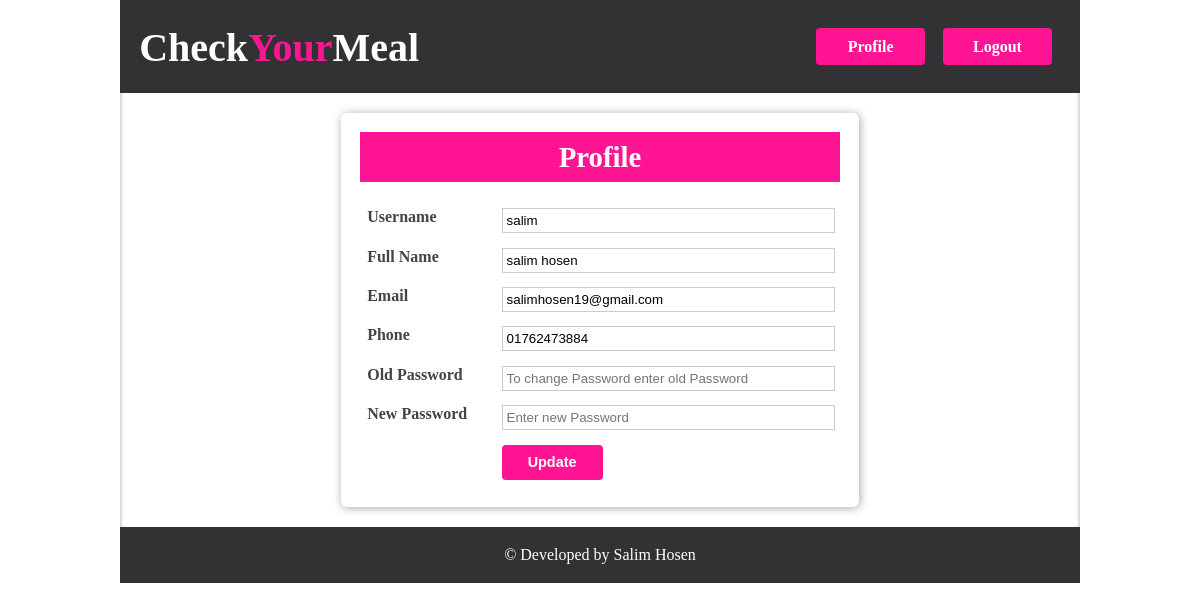
Screenshot of /profile.php?pId=1 (signed in) with the database file from the repository.
### tables this page shows
CREATE TABLE `usr_reg` (
  `regId` int(11) NOT NULL,
  `userName` varchar(255) DEFAULT NULL,
  `fullName` varchar(255) DEFAULT NULL,
  `email` varchar(255) DEFAULT NULL,
  `phone` varchar(255) DEFAULT NULL,
  `pass` varchar(255) DEFAULT NULL,
  `rePass` varchar(255) DEFAULT NULL
);

### admin/classes/Register.php (called while the page is built, shortened)
<?php
	class Register{
		private $db;
		public function __construct(){
			$this->db = new Database();
		}
		public function getUserInfo($pId){
			$query = "select * from usr_reg where regId = '$pId' limit 1";
			$res = $this->db->select($query);
			return $res;
		}
	}
?>

### admin/lib/Database.php (called while the page is built, shortened)
<?php
	class Database{
		private $db_user = DB_USER;
		private $db_name = DB_NAME;
		private $db_pass = DB_PASS;
		private $db_host = DB_HOST;
		public $link;
		public function dbCon(){
			$this->link = new mysqli($this->db_host,$this->db_user,$this->db_pass,$this->db_name);
		}
		public function select($query){
			$res = $this->link->query($query)or die("Connection Fail".$this->link->error.__LINE__);
			if(mysqli_num_rows($res)>0){
				return $res;
			}else{
				return false;
			}
		}
	}
?>

### profile.php (the view, shortened to what this page needs)
<?php include "inc/header.php";?>
				<section>
					<article class="log">
					<?php
						if(isset($_GET['pId'])){
							$pId = $_GET['pId'];
						}
					?>
						<div class="login_form">
						<div class="loghead">
							<h2>Profile</h2>
						</div>
							<form action="" method="post">
								<?php
									$getUser = $reg->getUserInfo($pId);
									if($getUser)
										$value = $getUser->fetch_assoc();
								?>
								<div class="row">
									<div class="col-1">Username</div>
									<div class="col-2"><input type="text" value="<?php echo $value['userName'];?>" name="username"/></div>
								</div>
								<div class="row">
									<div class="col-1">Full Name</div>
									<div class="col-2"><input type="text" value="<?php echo $value['fullName'];?>" name="fullName"/></div>
								</div>
								<div class="row">
									<div class="col-1">Email</div>
									<div class="col-2"><input value="<?php echo $value['email'];?>" type="text" name="email"/></div>
								</div>
								<div class="row">
									<div class="col-1">Phone</div>
									<div class="col-2"><input value="<?php echo $value['phone'];?>" type="text" name="phone"/></div>
								</div>
								<div class="row">
									<div class="col-1">Old Password</div>
									<div class="col-2"><input placeholder="To change Password enter old Password" type="password" name="oldPassword"/></div>
								</div>
								<div class="row">
									<div class="col-1">New Password</div>
									<div class="col-2"><input placeholder="Enter new Password" type="password" name="newPassword"/></div>
								</div>
								<div class="row">
									<div class="col-1"></div>
									<div class="col-2"><input type="submit" value="Update" name="update"/></div>
								</div>
							</form>
						</div>
					</article>
				</section>
				<?php include "inc/footer.php";?>

### css/style.css (style rules this page uses)
* { margin: 0; padding: 0; }
body,html { margin: 0; padding: 0; width: 100%; min-height: 100%; font-size: 1em; }
input[type='submit'] { cursor: pointer; }
header, section, article, footer { display: block; overflow: hidden; }
article h2 { text-align: center; padding-bottom: 1.5%; font-size: 2em; }
.login_form,.meal_tab,.bazzar_tbl,.off { width: 50%; margin: 20px auto; padding: 2%; box-shadow: 1px 1px 10px #A8A8A8; border-radius: 6px; overflow: hidden; }
.loghead h2 { text-align: center; background: #FF1493; color: #fff; font-size: 1.8em; padding: 1%; line-height: 40px; margin-bottom: 4%; }
.row { width: 100%; overflow: hidden; }
.col-1,.col-2 { padding: 1.5%; font-weight: bold; color: #444; width: 25%; float: left; }
.col-2 { width: 68%; }
input[type="text"],input[type="password"] { width: 99%; padding: 4px; display: block; border: 1px solid #ccc; }
input[type='submit'] { background: #FF1493; border: none; display: block; padding: 3% 8%; font-size: 0.9em; font-weight: bold; color: #fff; border-radius: 4px; }

### rows the page displays
usr_reg: username "salim", fullName "salim hosen", email "salimhosen19@gmail.com", phone "01762473884"
